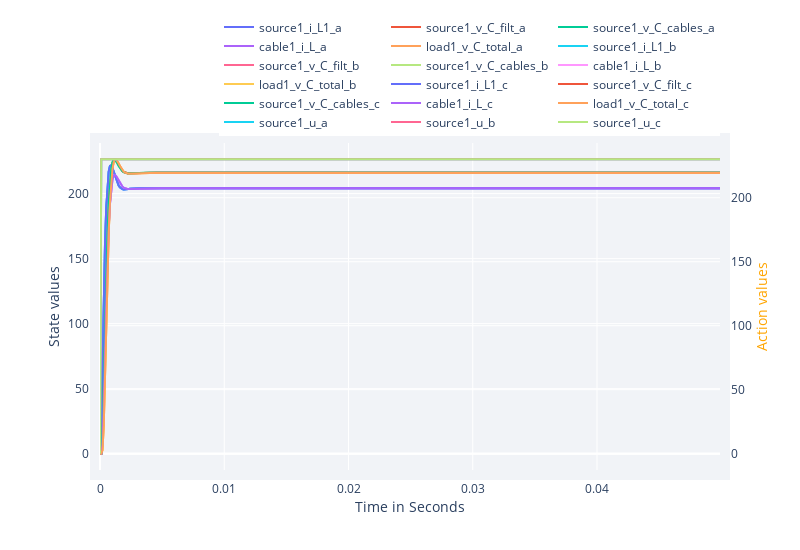

The notebook cell this image was saved under:
### Markdown cell above
After the experiment, the `plot_hook_results()` function provided by the Dare package can be used to show the results of the simulated episode.
Analog to the defined states and actions which are logged with the `data_hook`, states and actions to be plotted with that hook can be selected.
Here we plot all states and the action the env has - so everything we collected before:

### Code cell
plot_hook_results(hook = hook, 
                    episode = 1,
                    states_to_plot  = env.state_ids,  
                    actions_to_plot = env.action_ids)

### Figure 1 — Plotly figure (JSON) as saved in the notebook; plotly's stock layout.template omitted (floating-point values rounded to 4 significant figures; data arrays with more than 128 entries replaced by an {"elided": "..."} marker saying what was removed)
{"data": [{"mode": "lines", "name": "source1_i_L1_a", "type": "scatter", "x": {"elided": "500 float values"}, "y": {"elided": "500 float values"}}, {"mode": "lines", "name": "source1_v_C_filt_a", "type": "scatter", "x": {"elided": "500 float values"}, "y": {"elided": "500 float values"}}, {"mode": "lines", "name": "source1_v_C_cables_a", "type": "scatter", "x": {"elided": "500 float values"}, "y": {"elided": "500 float values"}}, {"mode": "lines", "name": "cable1_i_L_a", "type": "scatter", "x": {"elided": "500 float values"}, "y": {"elided": "500 float values"}}, {"mode": "lines", "name": "load1_v_C_total_a", "type": "scatter", "x": {"elided": "500 float values"}, "y": {"elided": "500 float values"}}, {"mode": "lines", "name": "source1_i_L1_b", "type": "scatter", "x": {"elided": "500 float values"}, "y": {"elided": "500 float values"}}, {"mode": "lines", "name": "source1_v_C_filt_b", "type": "scatter", "x": {"elided": "500 float values"}, "y": {"elided": "500 float values"}}, {"mode": "lines", "name": "source1_v_C_cables_b", "type": "scatter", "x": {"elided": "500 float values"}, "y": {"elided": "500 float values"}}, {"mode": "lines", "name": "cable1_i_L_b", "type": "scatter", "x": {"elided": "500 float values"}, "y": {"elided": "500 float values"}}, {"mode": "lines", "name": "load1_v_C_total_b", "type": "scatter", "x": {"elided": "500 float values"}, "y": {"elided": "500 float values"}}, {"mode": "lines", "name": "source1_i_L1_c", "type": "scatter", "x": {"elided": "500 float values"}, "y": {"elided": "500 float values"}}, {"mode": "lines", "name": "source1_v_C_filt_c", "type": "scatter", "x": {"elided": "500 float values"}, "y": {"elided": "500 float values"}}, {"mode": "lines", "name": "source1_v_C_cables_c", "type": "scatter", "x": {"elided": "500 float values"}, "y": {"elided": "500 float values"}}, {"mode": "lines", "name": "cable1_i_L_c", "type": "scatter", "x": {"elided": "500 float values"}, "y": {"elided": "500 float values"}}, {"mode": "lines", "name": "load1_v_C_total_c", "type": "scatter", "x": {"elided": "500 float values"}, "y": {"elided": "500 float values"}}, {"mode": "lines", "name": "source1_u_a", "type": "scatter", "x": {"elided": "500 float values"}, "y": {"elided": "500 float values"}, "yaxis": "y2"}, {"mode": "lines", "name": "source1_u_b", "type": "scatter", "x": {"elided": "500 float values"}, "y": {"elided": "500 float values"}, "yaxis": "y2"}, {"mode": "lines", "name": "source1_u_c", "type": "scatter", "x": {"elided": "500 float values"}, "y": {"elided": "500 float values"}, "yaxis": "y2"}], "layout": {"height": 550, "legend": {"orientation": "h", "x": 1, "xanchor": "right", "y": 1.02, "yanchor": "bottom"}, "margin": {"b": 80, "l": 100, "pad": 10, "r": 80, "t": 100}, "plot_bgcolor": "#f1f3f7", "width": 800, "xaxis": {"title": {"text": "Time in Seconds"}}, "yaxis": {"title": {"text": "State values"}}, "yaxis2": {"overlaying": "y", "side": "right", "title": "Action values", "titlefont": {"color": "orange"}}}}
